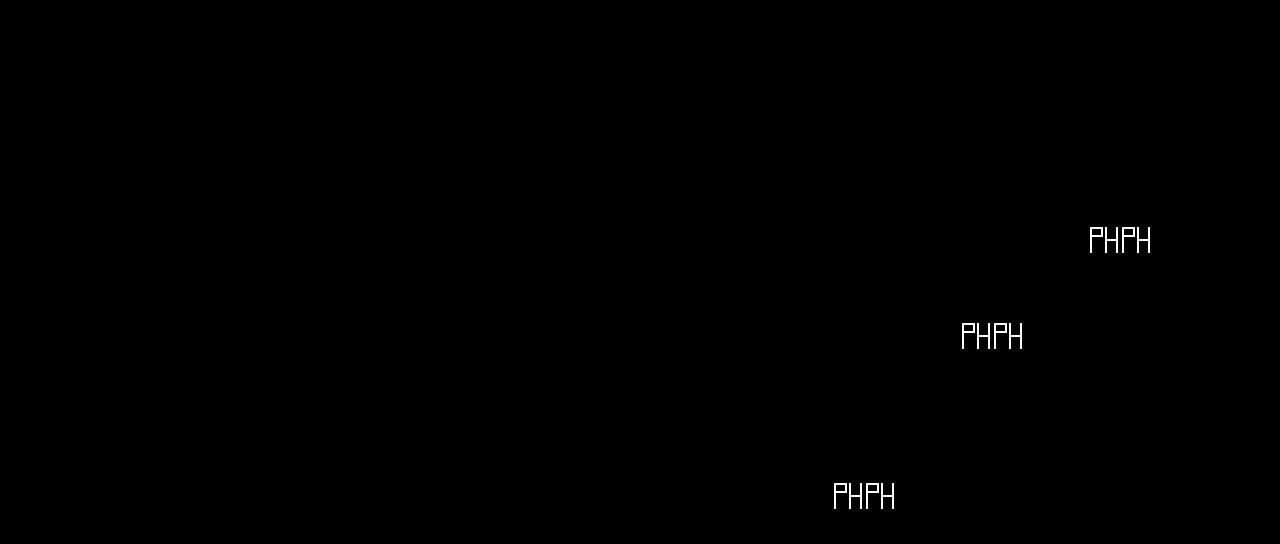

Below is a game level as drawn by its tile map, then a one-line description and the .tmx that defines it (tile-layer data replaced by summaries):
An orthogonal 40x17 tile map with 32x32 px tiles, 1 tile layer (Tile Layer 1) and 17 objects.

<map version="1.2" tiledversion="1.3.2" orientation="orthogonal" renderorder="right-down" compressionlevel="0" width="40" height="17" tilewidth="32" tileheight="32" infinite="0" nextlayerid="6" nextobjectid="50">
 <tileset firstgid="1" name="visitorplaceholder" tilewidth="32" tileheight="32" tilecount="1" columns="1">
  <image source="visitorplaceholder.png" width="32" height="32" />
 </tileset>
 <layer id="1" name="Tile Layer 1" width="40" height="17">
  <data>[680 cells, 6 non-empty, 1 distinct tile ids]</data>
 </layer>
 <objectgroup id="5" name="anchor">
  <object id="49" x="160" y="384" />
 </objectgroup>
 <objectgroup id="3" name="collision">
  <object id="1" x="0" y="0" width="32" height="544" />
  <object id="2" x="32" y="512" width="1247.19" height="32" />
  <object id="3" x="1248" y="0" width="32" height="510.816" />
  <object id="4" x="0" y="0" width="1245.74" height="32" />
  <object id="25" x="1056" y="192" width="32" height="320" />
  <object id="26" x="1088" y="256" width="160" height="32" />
  <object id="27" x="1215.48" y="256">
   <polygon points="0,0 32.5182,-32.5182 32.5182,0" />
  </object>
  <object id="38" x="928" y="288" width="32" height="256" />
  <object id="39" x="960" y="352" width="96" height="32" />
  <object id="41" x="800" y="446.816" width="32" height="64" />
  <object id="43" x="928" y="128" width="96" height="32" />
  <object id="45" x="512" y="288" width="32" height="224" />
  <object id="46" x="512" y="32" width="32" height="64" />
 </objectgroup>
 <objectgroup id="4" name="goal">
  <object id="12" x="1088" y="224" width="63.7409" height="32" />
  <object id="14" x="960" y="320" width="62.2981" height="32" />
  <object id="16" x="832" y="478.816" width="63.7409" height="32" />
 </objectgroup>
</map>
